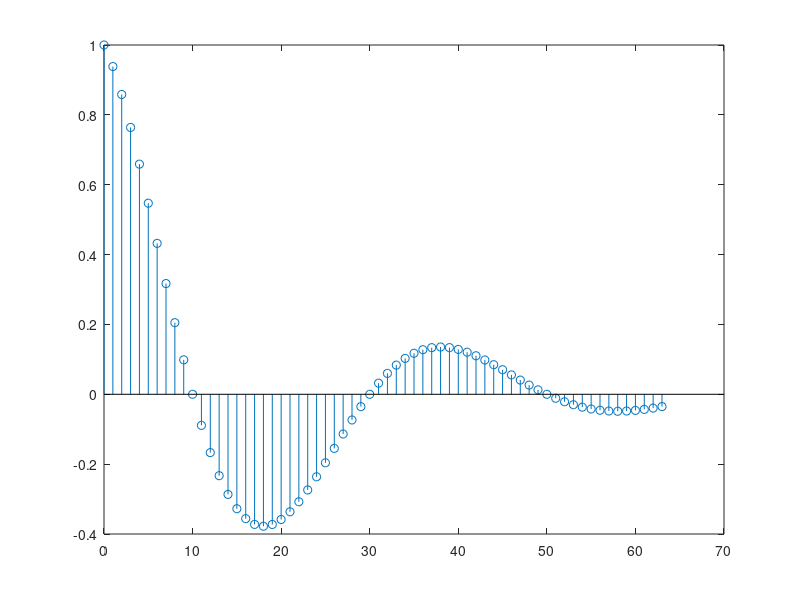

MATLAB code for this plot: (Note: this script raises an error after producing the figure.)
%% Discrete Fourier Transform (DFT)

%% Part A: Basic Signals
%  Problem 1:
%  We will generate and plot a short sequence
%

n = 0:63;
x = (0.95).^n .* cos(pi/20 .* n); 

stem(n,x);

% Problem 2:
% fcosine function

x = fcosine(4,1/20, pi/4, -20, 20);
plot(x);

%% Part B: The DFT
% Create the functions DFT, and StemDFT
% Then use them to plot two signals






